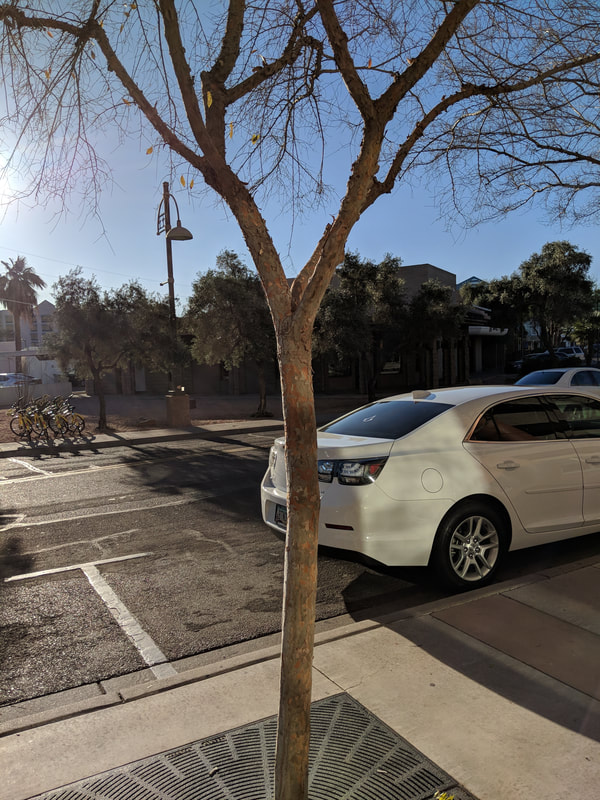
#> input picture test.jpg, 600 x 800 px
$ python image_diff.py --first test.jpg --second '2018-03-13 12:19:02.429926.jpg'   (older library calls are emulated)
#> lines starting #> are read from the running program, lines starting #| are printed output that depends on the picture
from skimage.measure import compare_ssim
import argparse
import numpy as np
import imutils
import cv2

# Argument Parsing
ap = argparse.ArgumentParser()
ap.add_argument("-f", "--first", required=True, help="first input image")
ap.add_argument("-s", "--second", required=True, help="second input image")
args = vars(ap.parse_args())

#Load images from Args and grayscale

imageA = cv2.imread(args["first"])
#> imageA is the input picture: shape (800, 600, 3); mean B, G, R 101.3, 100.2, 100.9
imageB = cv2.imread(args["second"])
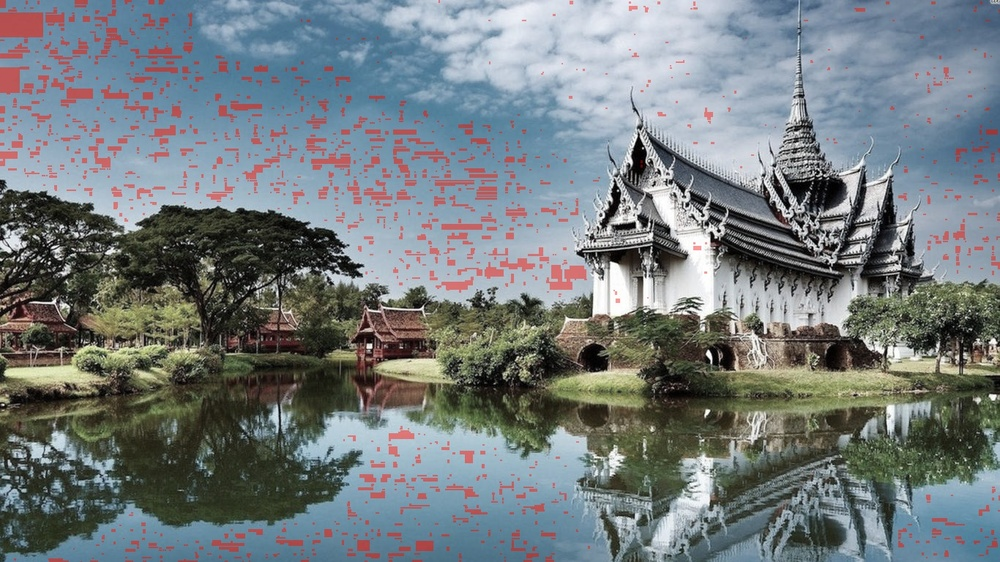
#> input picture 2018-03-13 12:19:02.429926.jpg, 1000 x 562 px, shrunk from 1366 x 768 before the run
#> imageB is the input picture: shape (562, 1000, 3); mean B, G, R 126.6, 123.9, 115.9

grayA = cv2.cvtColor(imageA, cv2.COLOR_BGR2GRAY)
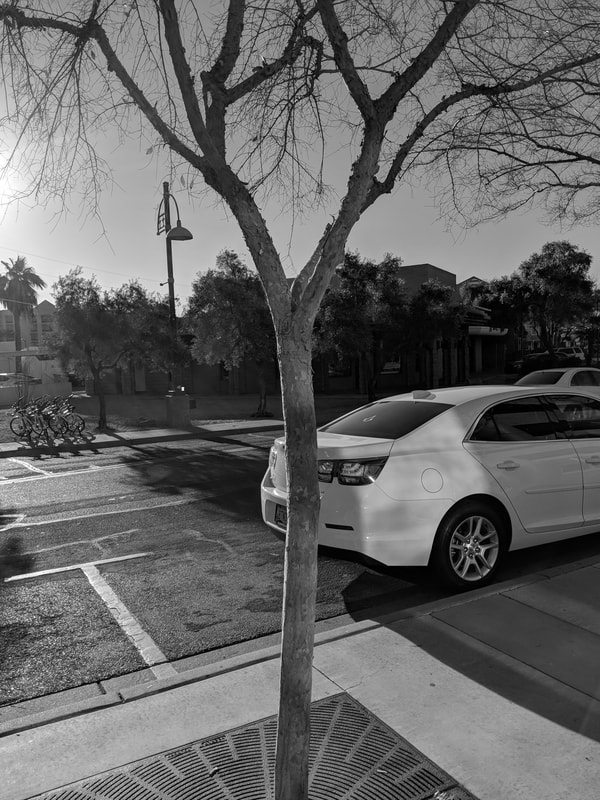
#> grayA: shape (800, 600); min 0, max 255, mean 100.5
grayB = cv2.cvtColor(imageB, cv2.COLOR_BGR2GRAY)
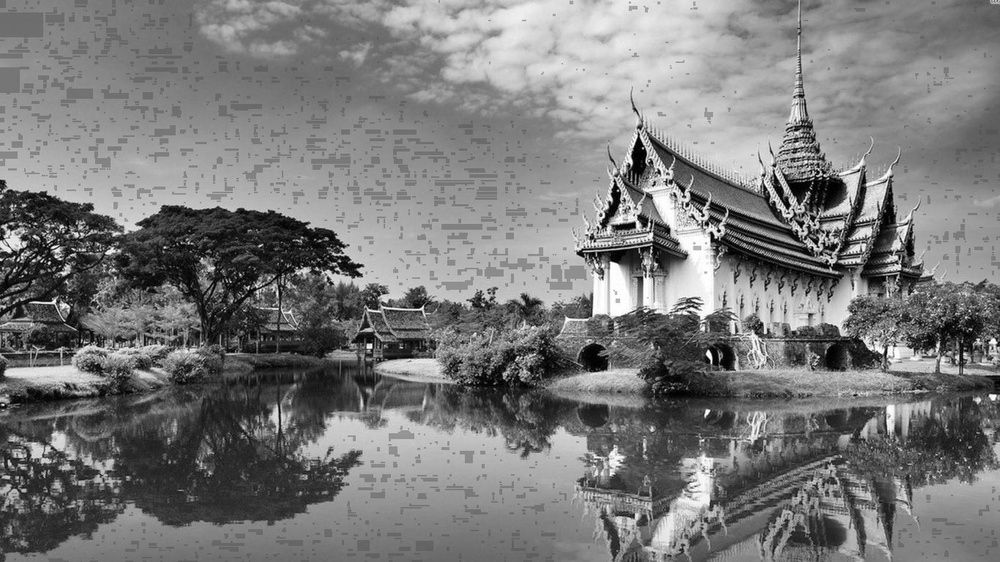
#> grayB: shape (562, 1000); min 0, max 255, mean 121.9

#> (the run stopped early here; a loop or call above may not have finished)
